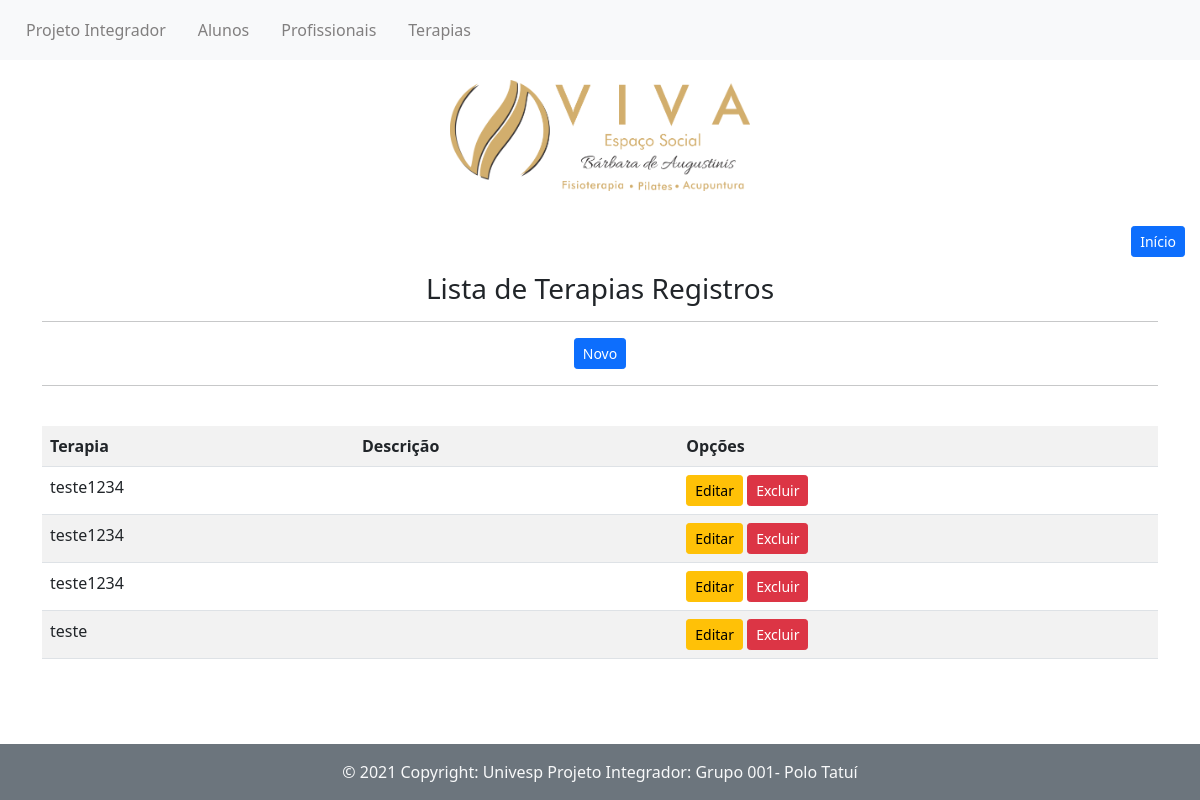
The page /listar/terapia/ on the database as committed earlier.
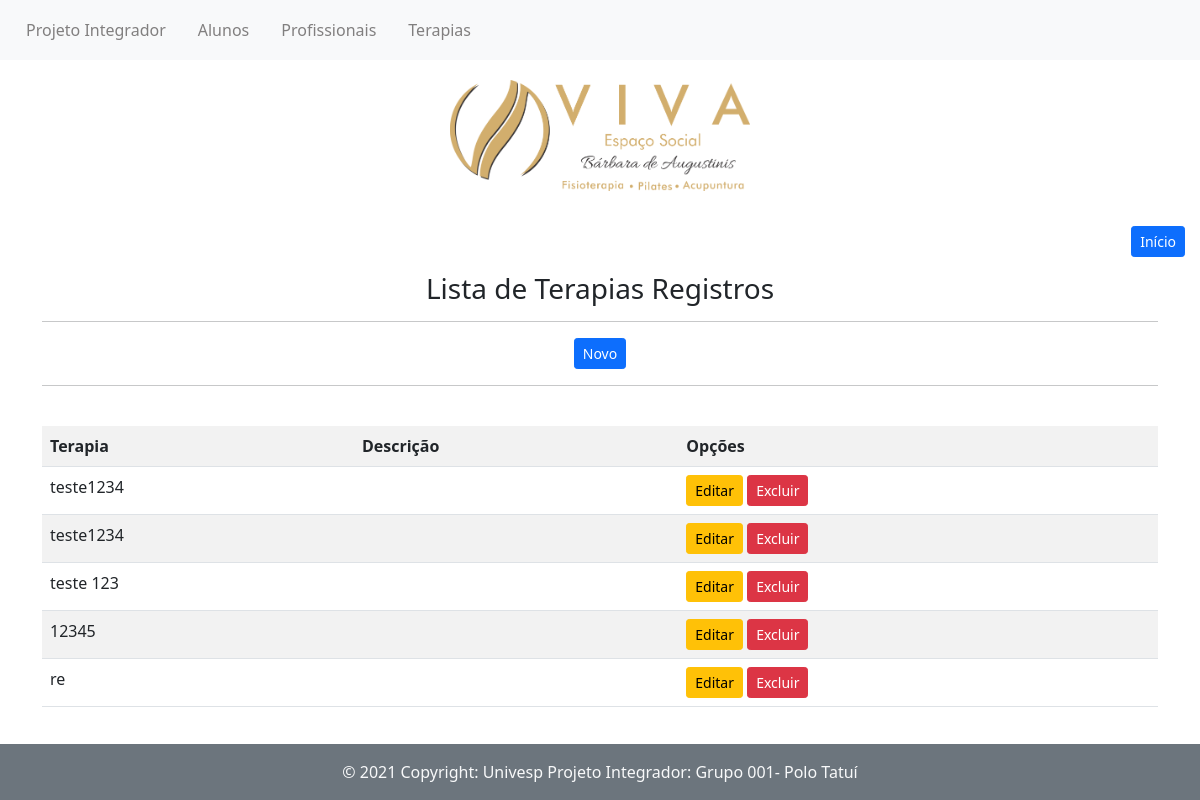
The same page on the database as committed later.
### paginas/models.py (models this page shows, shortened)
class CadastroTerapia(models.Model):
    terapia = models.CharField(max_length=155, default="")
    descrição = models.CharField(max_length=155, default="")

### paginas/views.py (the view)
# urls.py: path('listar/terapia/', TerapiaList.as_view(),
class TerapiaList(ListView):
    template_name = 'paginas/listas/aulas.html'
    model = CadastroTerapia

### paginas/templates/paginas/listas/aulas.html
{% extends 'paginas/modelo.html' %}
{% load static %}
{% block conteudo %}
<div class="btn-inicio">
  <a href="{% url 'index'%}" class="btn btn-primary btn-sm">Início</a>
  </div>
<div class="container">
<h3>Lista de Terapias Registros</h3>
<hr>
<a href="{% url 'cadastrar-terapia'%}" class="btn btn-primary btn-sm">Novo</a>
<hr>
<br>
<div class="table-responsive">
  <table class="table table-striped">
    <tr>
      <th>Terapia</th>
      <th>Descrição</th>
      <th>Opções</th>
    </tr>
    {% for aulas in object_list %}
    <tr>
      <td>{{aulas.terapia}}</td>
      <td>{{aulas.descricao}}</td>
      <td>
        <a href="{% url 'editar-terapia' aulas.pk %}" class="btn btn-warning btn-sm">Editar</a>
        <a href="{% url 'excluir-terapia' aulas.pk %}" class="btn btn-danger btn-sm">Excluir</a>
      </td>
    </tr>
    {% empty %}
    <tr>
      <td colspan="3">Nenhum aluno registrado.</td>
    </tr>
    {% endfor %}
  </table>
</div>
</div>
{% endblock %}

Rows that differ between the two databases and show on the page:
removed CadastroTerapia: terapia "teste1234"
changed CadastroTerapia: terapia "teste" → "teste 123"
added CadastroTerapia: terapia "12345"
added CadastroTerapia: terapia "re"
